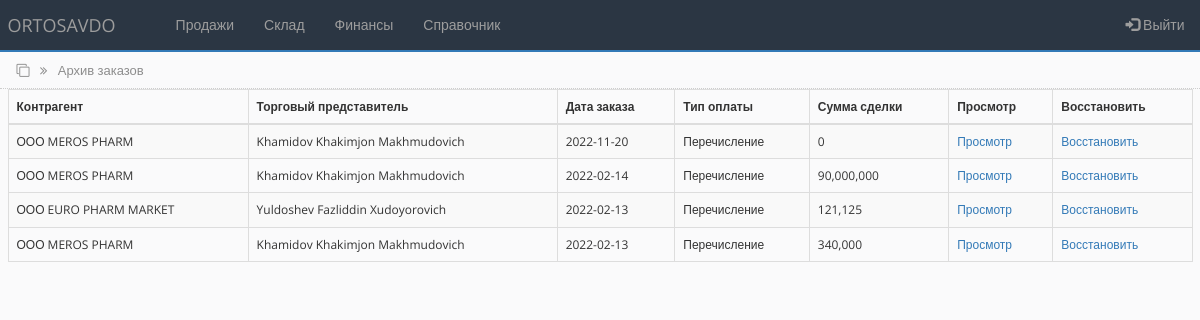
/archive_order.php (signed in), run on an earlier commit of the app's database.
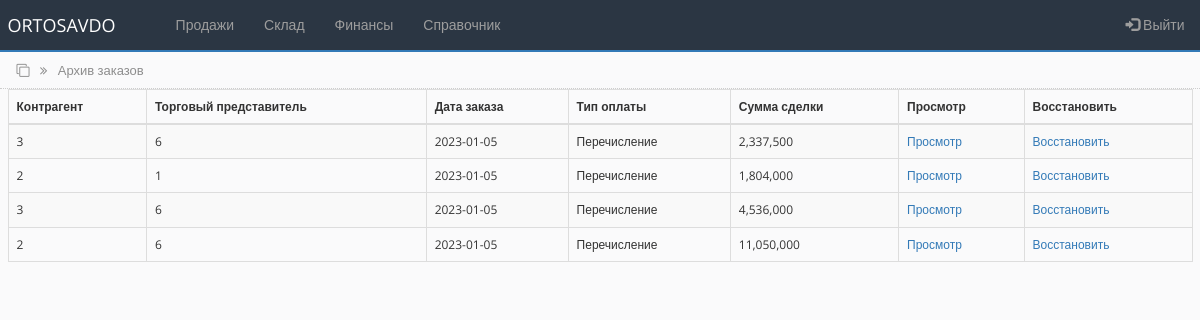
And on a later commit of the database.
### tables this page shows
CREATE TABLE `main_ord_tbl` (
  `id` int(100) NOT NULL,
  `contractor` varchar(250) NOT NULL,
  `sale_agent` varchar(250) NOT NULL,
  `ord_date` date NOT NULL,
  `payment_type` varchar(250) NOT NULL,
  `transaction_amount` int(100) NOT NULL,
  `order_status` int(100) NOT NULL DEFAULT '0'
);

### archive_order.php (the view, shortened to what this page needs)
<?php
include('settings.php');
$query = "SELECT * FROM main_ord_tbl WHERE order_status='1' ORDER by id DESC";
$rs_result = mysqli_query ($connect, $query);
?>
<!DOCTYPE html>
<html lang="en">
<head>
    <link rel="stylesheet" href="https://maxcdn.bootstrapcdn.com/bootstrap/3.4.1/css/bootstrap.min.css">
    <link rel="stylesheet" href="https://cdnjs.cloudflare.com/ajax/libs/font-awesome/4.7.0/css/font-awesome.min.css">
    <link rel="stylesheet" href="css/bootstrap-grid.min.css">
    <link rel="stylesheet" href="css/style.css">
</head>
<body>
<?php include 'partSite/nav.php'; ?>
<div class="page_name">
    <div class="container-fluid">
        <i class="fa fa-clone" aria-hidden="true"></i>
        <i class="fa fa-angle-double-right right_cus"></i>
        <span class="right_cus">Архив заказов</span>
    </div>
</div>
<div class="all_table">
    <div class="container-fluid">
        <table class="table table-striped table-bordered">
        <thead>
            <tr>
            <th scope="col">Контрагент</th>
            <th scope="col">Торговый представитель</th>
            <th scope="col">Дата заказа</th>
            <th scope="col">Тип оплаты</th>
            <th scope="col">Сумма сделки</th>
            <th scope="col">Просмотр</th>
            <th scope="col">Восстановить</th>
            </tr>
        </thead>
        <tbody>
<?php
    while ($row = mysqli_fetch_array($rs_result)) {
?>
            <tr>
                <td><?php echo $row["contractor"]; ?></td>
                <td><?php echo $row["sale_agent"]; ?></td>
                <td><?php echo $row["ord_date"]; ?></td>
                <td><?php echo $row["payment_type"]; ?></td>
                <td><?php echo number_format($row['transaction_amount']); ?></td>
                <td><a href="inside_archive_order.php?id=<?php echo $row["id"]; ?>&&payment_type=<?php echo $row["payment_type"]; ?>&&sale_agent=<?php echo $row["sale_agent"]; ?>&&contractor=<?php echo $row["contractor"]; ?>&&date=<?php echo $row["ord_date"]; ?>">Просмотр</a></td>
                <td><a href="action.php?restore_id=<?=$row['id']?>" onclick="return confirm('Восстановить?')" role="button">Восстановить</a></td
            </tr>
<?php
    };
?>
        </tbody>
        </table>
    </div>
</div>
</body>
</html>

### partSite/nav.php (shortened to what this page needs)
<nav class="navbar navbar-inverse navbar-custom">
  <div class="container-fluid">
    <div class="navbar-header">
      <a class="navbar-brand" href="main.php">ORTOSAVDO</a>
    </div>
    <ul class="nav navbar-nav">
      <li><a href="#"></a></li>
      <li class="dropdown">
        <a class="dropdown-toggle" data-toggle="dropdown" href="#">Продажи</a>
      </li>
      <li class="dropdown">
        <a class="dropdown-toggle" data-toggle="dropdown" href="#">Склад</a>
      </li>
      <li class="dropdown">
        <a class="dropdown-toggle" data-toggle="dropdown" href="#">Финансы</a>
      </li>
      <li class="dropdown">
        <a class="dropdown-toggle" data-toggle="dropdown" href="#">Справочник</a>
      </li>
    </ul>
    <ul class="nav navbar-nav navbar-right r15" data-toggle="modal" data-target="#exampleModal">
      <li><a href="#"><span class="glyphicon glyphicon-log-in"></span> Выйти</a></li>
    </ul>
  </div>
</nav>

### css/style.css (style rules this page uses)
* { box-sizing:border-box;margin:0;padding:0;transition:all 0.01s }
body { background-color:#FAFAFB;font-family:"Open Sans",sans-serif;font-size:12px }
.r15 { margin-right:-7px }
.navbar-inverse .navbar-nav>li>a { color:#9d9d9d;font-size:14px }
.navbar-custom { background-color:#2B3643;border:none;border-radius:0%;border-bottom:solid 2px;border-bottom-color:#337ab7 }
.page_name { width:100%;height:37px;padding:9px;margin-top:-20px;border-bottom:1px dotted #CDCDCD;color:#8d8d8d;font-size:13px }
.right_cus { margin-left:7px }
.table { padding-top:10px }

What changed in the data, as far as the page shows it:
removed main_ord_tbl: contractor "ООО MEROS PHARM", sale_agent "Khamidov Khakimjon Makhmudovich", ord_date "2022-11-20", payment_type "Перечисление", transaction_amount "0"
removed main_ord_tbl: contractor "ООО MEROS PHARM", sale_agent "Khamidov Khakimjon Makhmudovich", ord_date "2022-02-14", payment_type "Перечисление", transaction_amount "90,000,000"
removed main_ord_tbl: contractor "ООО EURO PHARM MARKET", sale_agent "Yuldoshev Fazliddin Xudoyorovich", ord_date "2022-02-13", payment_type "Перечисление", transaction_amount "121,125"
removed main_ord_tbl: contractor "ООО MEROS PHARM", sale_agent "Khamidov Khakimjon Makhmudovich", ord_date "2022-02-13", payment_type "Перечисление", transaction_amount "340,000"
added main_ord_tbl: contractor "3", sale_agent "6", ord_date "2023-01-05", payment_type "Перечисление", transaction_amount "2,337,500"
added main_ord_tbl: contractor "2", sale_agent "1", ord_date "2023-01-05", payment_type "Перечисление", transaction_amount "1,804,000"
added main_ord_tbl: contractor "3", sale_agent "6", ord_date "2023-01-05", payment_type "Перечисление", transaction_amount "4,536,000"
added main_ord_tbl: contractor "2", sale_agent "6", ord_date "2023-01-05", payment_type "Перечисление", transaction_amount "11,050,000"
